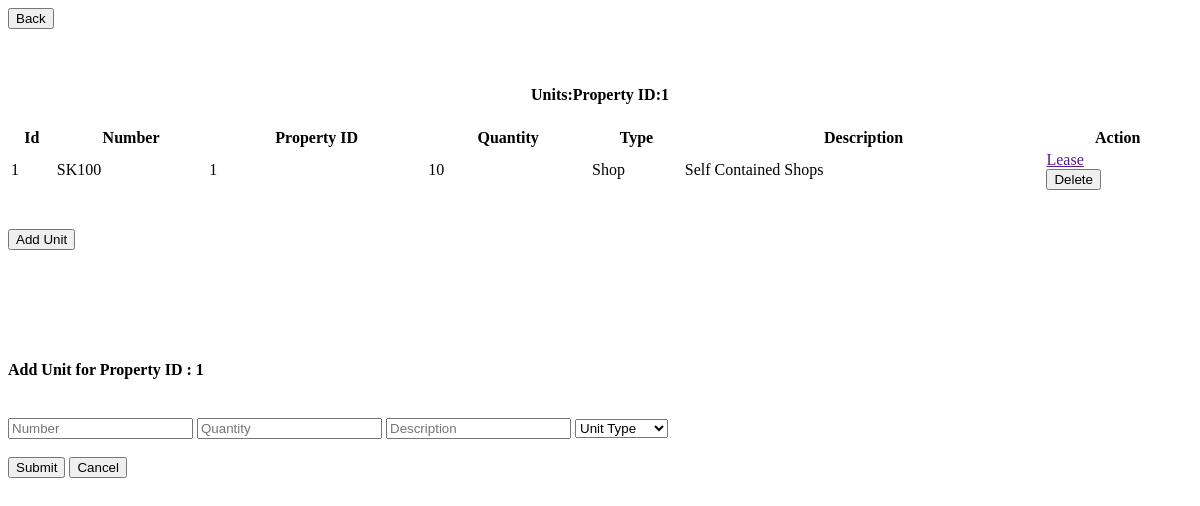
Before: /landlord-property-units/1 with the older database file.
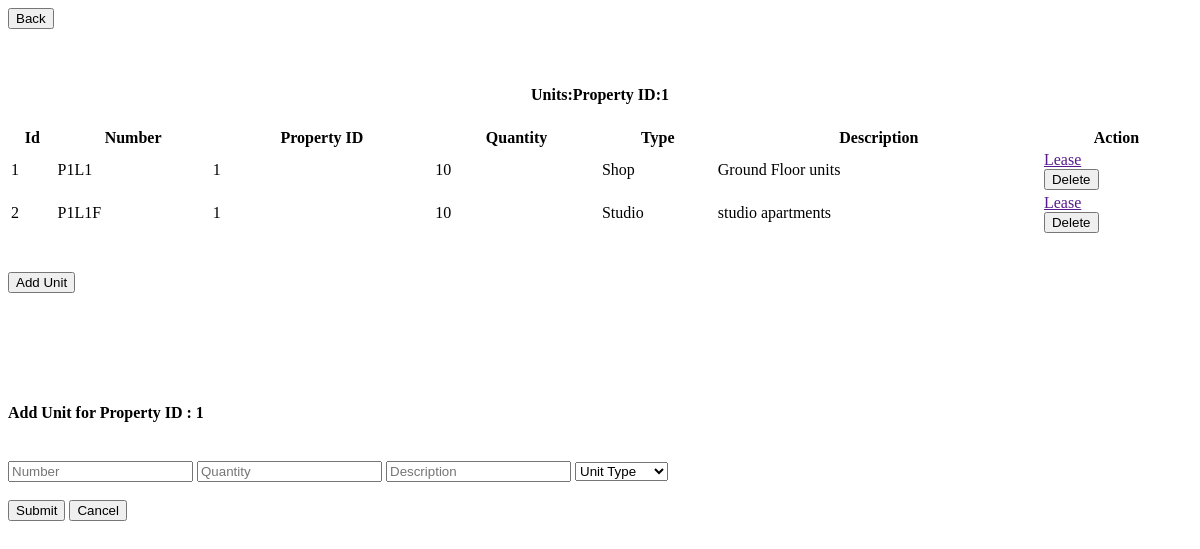
After: the same page with the newer database file.
### models.py (models this page shows, shortened)
class Unit(Base):
    __tablename__ = 'units'
    id = Column(Integer, primary_key=True, index=True)
    number = Column(String)
    room_quantity = Column(Integer, nullable=False)
    unit_type = Column(Enum("Studio", "1BedRoom", "2BedRoom", "3BedRoom", "Shop"), nullable=False)
    unit_description = Column(String, nullable=False)
    property_id = Column(Integer, ForeignKey('properties.id'))
    tenant_id = Column(Integer, ForeignKey('users.id'))
    suspended = Column(Boolean, default=False)
    property = relationship('Property', back_populates='units')
    lease = relationship('Lease', uselist=False, back_populates='unit')
    created_at = Column(DateTime, default=datetime.datetime.utcnow)
    updated_at = Column(DateTime, default=datetime.datetime.utcnow, onupdate=datetime.datetime.utcnow)

### new_server.py (the view)
@app.route('/landlord-property-units/<int:property_id>')
def landlord_property_units(property_id):
    current_property = db_session.query(Property).filter_by(id=property_id).first()
    back_user_id = current_property.landlord_id
    units = db_session.query(Unit).filter_by(property_id=property_id).all()
    print(f"fetched units for property id : {property_id} is : {units}")
    return render_template('landlord_units.html', units=units, header_title="Units", front_property_id=property_id, back_user_id=back_user_id)

### templates/landlord_units.html (shortened to what this page needs)
<div class="back-container">
    <div class="button-container">
        <button class="button" hx-get="http://localhost:5000/landlord-properties/{{back_user_id}}" hx-target="#dashboard-container" hx-swap="innerHTML" onclick="activateDashboardContainer()">Back</button>
    </div>
</div>
<h4 style="text-align: center;" id="value_header">{{header_title}}:Property ID:{{front_property_id}}</h4>
<table id="example" class="display" style="width:100%">
    <thead>
        <tr>
            <th>Id</th>
            <th>Number</th>
            <th>Property ID</th>
            <th>Quantity</th>
            <th>Type</th>
            <th>Description</th>
            <th>Action</th>
        </tr>
    </thead>
    <tbody>
        {% for unit in units%}
        <tr id="unit-{{unit.id}}">
            <td>{{unit.id}}</td>
            <td>{{unit.number}}</td>
            <td>{{unit.property_id}}</td>
            <td>{{unit.room_quantity}}</td>
            <td>{{unit.unit_type}}</td>
            <td>{{unit.unit_description}}</td>
            <td>
                <div class="table-button-container">
                    <a href="" class="table-button" hx-get="http://localhost:5000/landlord-unit-leases/{{unit.id}}" hx-target="#dashboard-container" hx-swap="innerHTML" onclick="activateDashboardContainer()">Lease</a>
                </div>
                <div class="table-button-container">
                    <button class="table-button" onclick="deleteUnit('{{ unit.id }}')">Delete</button>
                </div>
            </td>
        </tr>
        {% endfor %}
    </tbody>
</table>
<div class="back-container">
    <div class="button-container">
        <button class="button" onclick="loadAddUnitFormModal()">Add Unit</button>
    </div>
</div>
<div class="modal" id="add_unit_modal">
    <div class="modal-content">
        <br>
        <br>
        <br>
        <br>
        <div class="form-square" id="form-holder">
            <form id="add-unit-form" class="right-square">
                <br>
                <h4 id="header_with_property_id">Add Unit for Property ID : {{front_property_id}}</h4>
                <br>
                <input type="text" id="unit_house_number" name="unit_house_number" placeholder="Number" required>
                <input type="text" id="unit_room_quantity" name="unit_room_quantity" placeholder="Quantity" required>
                <input type="text" id="unit_house_description" name="unit_house_description" placeholder="Description" required>
                <select id="unit_type" name="unit_type" required>
                    <option value="" disabled selected hidden>Unit Type</option>
                </select>
                <br>
                <br>
                <div class="button-container">
                    <button class="button" id="confirmButton" type="submit">Submit</button>
                    <button class="button" id="cancelButton" type="button">Cancel</button>
                </div>
            </form>
        </div>
    </div>
</div>

Changed rows visible on the page:
changed Unit "Shop": number "SK100" → "P1L1"; unit_description "Self Contained Shops" → "Ground Floor units"
added Unit: id "2", number "P1L1F", property_id "1", room_quantity "10", unit_type "Studio", unit_description "studio apartments"
